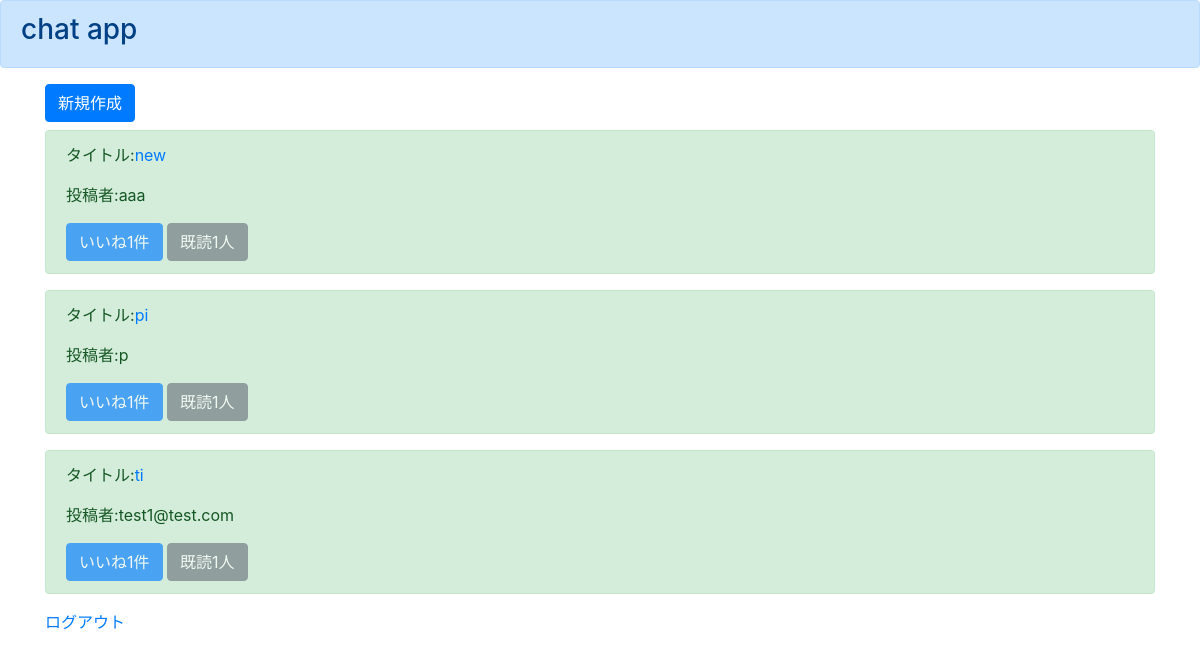
Page /list/ (signed in) on the earlier database version.
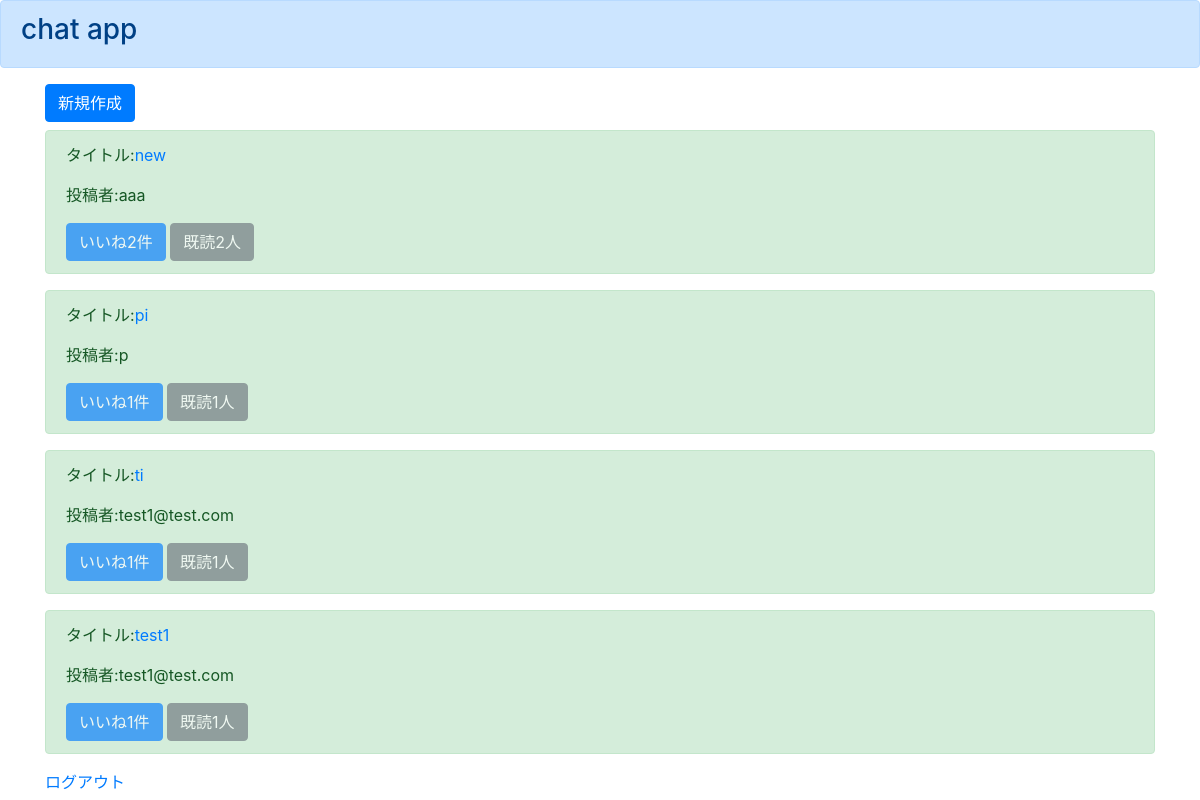
Same page on the later database version.
### chatapp/models.py (models this page shows)
class ChatModel(models.Model):
    title = models.CharField(max_length=100)
    content = models.TextField()
    author = models.CharField(max_length=50)
    snsimage = models.ImageField(upload_to='',null=True, blank=True)
    good = models.IntegerField(null=True, blank=True, default=0)
    read = models.IntegerField(null=True, blank=True, default=0)
    readtext = models.TextField(null=True, blank=True, default='a')

### chatapp/views.py (the view)
# urls.py: path('list/', listfunc, name='list'),
@login_required
def listfunc(request):
    object_list = ChatModel.objects.all()
    return render(request, 'list.html', {'object_list':object_list})

### templates/list.html
{% extends 'base.html' %}
{% block header %}
    <div class="alert alert-primary" role="alert">
        <h3>chat app</h3>
    </div>
{% endblock header %}
{% block content %}
    {% if user.is_authenticated %}
        <div class="container">
            <a href="/create" class="btn btn-primary mb-2" role="button" aria-pressed="true">新規作成</a>
            {% for item in object_list %}
                <div class="alert alert-success" role="alert">
                    <p>タイトル:<a href="{% url 'detail' item.pk %}">{{ item.title }}</a></p>
                    <p>投稿者:{{ item.author }}</p>
                    <a href="#" class="btn btn-primary disabled" role="button" aria-pressed="true">いいね{{item.good}}件</a>
                    <a href="#" class="btn btn-secondary disabled" role="button" aria-pressed="true">既読{{item.read}}人</a>
                </div>
            {% endfor %}
            <a href="{% url 'logout' %}">ログアウト</a>
        </div>
    {% else %}
        please login
    {% endif %}
{% endblock content %}

Differences in the rows shown:
changed ChatModel "new": good "1" → "2"; read "1" → "2"
added ChatModel: title "test1", author "test1@test.com", good "1", read "1"
